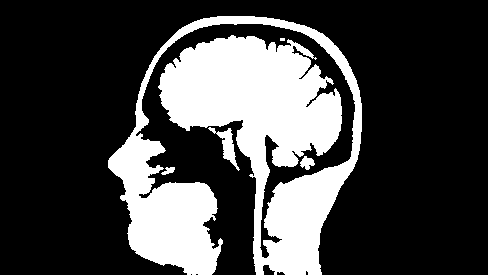
#> input picture morph.png, 488 x 275 px
$ python morph.py
#> lines starting #> are read from the running program, lines starting #| are printed output that depends on the picture; after the words box and inside, x2 and y2 are one past the last pixel; in counts of white or black regions, pixels touching at a corner belong together
import cv2
import numpy as np
import matplotlib.pyplot as plt
def erode(img, kernel):
    output = np.zeros_like(img)
    for i in range(1, img.shape[0] - 1):
        for j in range(1, img.shape[1] - 1):
            neighborhood = img[i - 1:i + 2, j - 1:j + 2]
            result = np.logical_and(neighborhood, kernel)
            # print(result)
            if np.all(result):
                output[i, j] = 255
    return output
def dilate(img, kernel):
    output = np.zeros_like(img)
    for i in range(1, img.shape[0] - 1):
        for j in range(1, img.shape[1] - 1):
            neighborhood = img[i - 1:i + 2, j - 1:j + 2]
            result = np.logical_and(neighborhood, kernel)
            if np.any(result):
                output[i, j] = 255
    return output
def opening(image, kernel):
    result = erode(image, kernel)
    result = dilate(result, kernel)
    return result
def closing(image, kernel):
    result = dilate(image, kernel)
    result = erode(result, kernel)
    return result
img = cv2.imread("morph.png", 0)
#> img: shape (275, 488); 26.7% white; 5 white regions (1 under 20 px), largest, box (x1, y1, x2, y2) and area: (108, 16, 362, 275) 35157, (208, 127, 240, 171) 409, (300, 156, 315, 170) 128, (161, 167, 175, 175) 66
se = np.ones((3,3), np.uint8)
result_erode = erode(img, se)
#> after the loop in erode, `for i in range(1, img.shape[0] - 1):`:
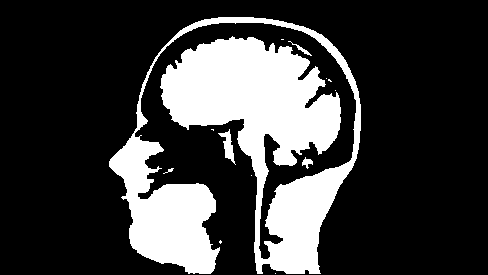
#> output: shape (275, 488); 23.7% white; 13 white regions (8 under 20 px), largest, box (x1, y1, x2, y2) and area: (109, 17, 361, 274) 31355, (218, 129, 236, 165) 237, (302, 157, 313, 169) 66, (288, 41, 312, 56) 62, (163, 168, 174, 174) 22
result_dilate = dilate(img, se)
#> after the loop in dilate, `for i in range(1, img.shape[0] - 1):`:
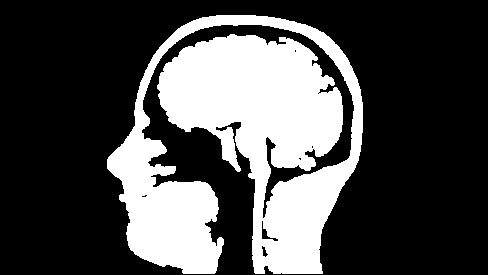
#> output: shape (275, 488); 29.5% white; 1 white region, box (x1, y1, x2, y2) and area: (107, 15, 363, 274) 39582
result_opening = opening(img, se)
#> after the loop in dilate (call 2), `for i in range(1, img.shape[0] - 1):`:
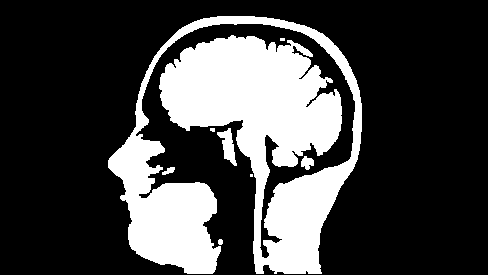
#> output: shape (275, 488); 26.5% white; 8 white regions (3 under 20 px), largest, box (x1, y1, x2, y2) and area: (108, 16, 362, 274) 34934, (217, 128, 237, 166) 357, (301, 156, 314, 170) 122, (162, 167, 175, 175) 60, (218, 239, 223, 245) 26
result_closing = closing(img, se)
#> after the loop in erode (call 3), `for i in range(1, img.shape[0] - 1):`:
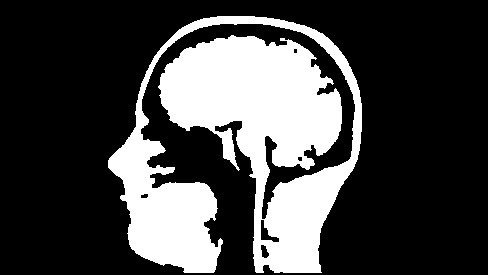
#> output: shape (275, 488); 26.9% white; 1 white region, box (x1, y1, x2, y2) and area: (108, 16, 362, 273) 36064
plt.figure(figsize=(12, 8))
plt.subplot(2, 3, 1)
plt.imshow(img, cmap='gray')
plt.title('Original Image')
plt.subplot(2, 3, 2)
plt.imshow(result_dilate, cmap='gray')
plt.title('Dilated Image')
plt.subplot(2, 3, 3)
plt.imshow(result_erode, cmap='gray')
plt.title('Eroded Image')
plt.subplot(2, 3, 4)
plt.imshow(result_opening, cmap='gray')
plt.title('Opening Image')
plt.subplot(2, 3, 5)
plt.imshow(result_closing, cmap='gray')
plt.title('Closing Image')
plt.tight_layout()
plt.show()
